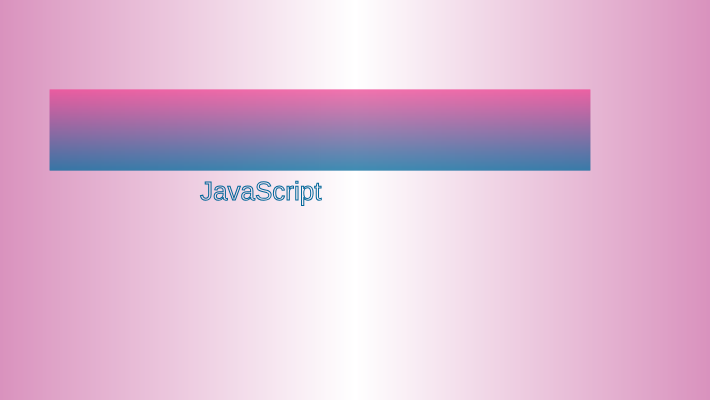
Frame 1 (no input)
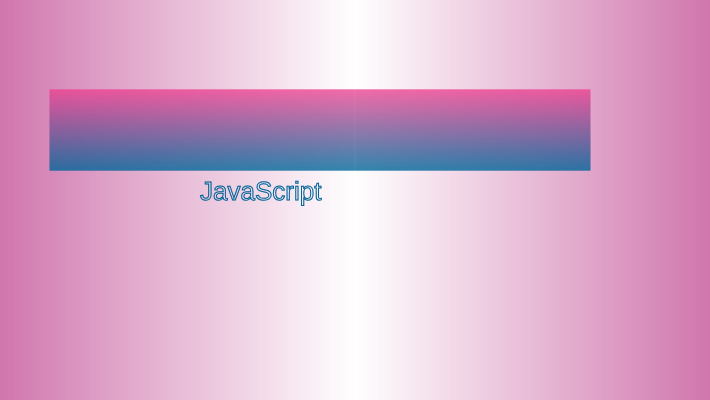
Frame 2 (the mouse pressed at the canvas centre, redrawn once)

The p5.js sketch that drew these frames (run headless with seeded random() and noise() and a simulated clock; the mouse was pressed at the canvas centre and the sketch redrawn once):

// p5.js sketch
// ── sketch.js

const Y_AXIS = 1;
const X_AXIS = 2;
let b1, b2, c1, c2;


function setup() {
  createCanvas(710, 400);

  // 색상 정의하기
  b1 = color(205, 110, 168);
  b2 = color(255);
  c1 = color(237, 69, 146);
  c2 = color(0, 102, 153);

  noLoop();
}

function draw() {

   // 배경
  setGradient(0, 0, width / 2, height, b1, b2, X_AXIS);
  setGradient(width / 2, 0, width / 2, height, b2, b1, X_AXIS);
  // 전경
  setGradient(50, 90, 540, 80, c1, c2, Y_AXIS);
  textSize(26);
  text('JavaScript', 200, 200);
}

function setGradient(x, y, w, h, c1, c2, axis) {
  noFill();

  if (axis === Y_AXIS) {
    // 위에서 아래 방향 그래디언트
    for (let i = y; i <= y + h; i++) {
      let inter = map(i, y, y + h, 0, 1);
      let c = lerpColor(c1, c2, inter);
      stroke(c);
      line(x, i, x + w, i);
    }
  } else if (axis === X_AXIS) {
    // 왼쪽에서 오른쪽 방향 그래디언트
    for (let i = x; i <= x + w; i++) {
      let inter = map(i, x, x + w, 0, 1);
      let c = lerpColor(c1, c2, inter);
      stroke(c);
      line(i, y, i, y + h);
      
    }
  }
}
